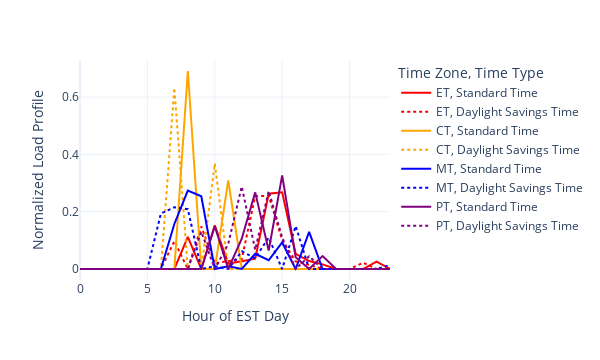

Notebook cell for this chart:
### Code cell
import plotly.express as px

fig = px.line(df, x="hour", y=value_column, color="Time Zone", line_dash="Time Type",
              color_discrete_map={"ET": "red", "CT": "orange", "MT": "blue", "PT": "purple"},
              labels={"value": "Normalized Load Profile", "hour": "Hour of EST Day"},
              #range_y=[0,0.1],
              width=600, template="plotly_white")
fig

### Figure 1 — Plotly figure (JSON) as saved in the notebook; plotly's stock layout.template omitted (floating-point values rounded to 4 significant figures)
{"data": [{"hovertemplate": "Time Zone=ET<br>Time Type=Standard Time<br>Hour of EST Day=%{x}<br>Normalized Load Profile=%{y}<extra></extra>", "legendgroup": "ET, Standard Time", "line": {"color": "red", "dash": "solid"}, "marker": {"symbol": "circle"}, "mode": "lines", "name": "ET, Standard Time", "orientation": "v", "showlegend": true, "type": "scatter", "x": [0, 1, 2, 3, 4, 5, 6, 7, 8, 9, 10, 11, 12, 13, 14, 15, 16, 17, 18, 19, 20, 21, 22, 23], "xaxis": "x", "y": [0, 0, 0, 0, 0, 0, 0, 0, 0.1121, 0, 0.1528, 0.0188, 0.02681, 0.03605, 0.2628, 0.2676, 0.05309, 0.02782, 0.0162, 0, 0, 0, 0.02606, 0], "yaxis": "y"}, {"hovertemplate": "Time Zone=ET<br>Time Type=Daylight Savings Time<br>Hour of EST Day=%{x}<br>Normalized Load Profile=%{y}<extra></extra>", "legendgroup": "ET, Daylight Savings Time", "line": {"color": "red", "dash": "dot"}, "marker": {"symbol": "circle"}, "mode": "lines", "name": "ET, Daylight Savings Time", "orientation": "v", "showlegend": true, "type": "scatter", "x": [0, 1, 2, 3, 4, 5, 6, 7, 8, 9, 10, 11, 12, 13, 14, 15, 16, 17, 18, 19, 20, 21, 22, 23], "xaxis": "x", "y": [0, 0, 0, 0, 0, 0, 0, 0.09729, 0, 0.148, 0.01947, 0.02781, 0.03437, 0.2536, 0.2558, 0.1008, 0.02652, 0.01443, 0, 0, 0, 0.02196, 0, 0], "yaxis": "y"}, {"hovertemplate": "Time Zone=CT<br>Time Type=Standard Time<br>Hour of EST Day=%{x}<br>Normalized Load Profile=%{y}<extra></extra>", "legendgroup": "CT, Standard Time", "line": {"color": "orange", "dash": "solid"}, "marker": {"symbol": "circle"}, "mode": "lines", "name": "CT, Standard Time", "orientation": "v", "showlegend": true, "type": "scatter", "x": [0, 1, 2, 3, 4, 5, 6, 7, 8, 9, 10, 11, 12, 13, 14, 15, 16, 17, 18, 19, 20, 21, 22, 23], "xaxis": "x", "y": [0, 0, 0, 0, 0, 0, 0, 0, 0.691, 0, 0, 0.309, 0, 0, 0, 0, 0, 0, 0, 0, 0, 0, 0, 0], "yaxis": "y"}, {"hovertemplate": "Time Zone=CT<br>Time Type=Daylight Savings Time<br>Hour of EST Day=%{x}<br>Normalized Load Profile=%{y}<extra></extra>", "legendgroup": "CT, Daylight Savings Time", "line": {"color": "orange", "dash": "dot"}, "marker": {"symbol": "circle"}, "mode": "lines", "name": "CT, Daylight Savings Time", "orientation": "v", "showlegend": true, "type": "scatter", "x": [0, 1, 2, 3, 4, 5, 6, 7, 8, 9, 10, 11, 12, 13, 14, 15, 16, 17, 18, 19, 20, 21, 22, 23], "xaxis": "x", "y": [0, 0, 0, 0, 0, 0, 0, 0.6319, 0, 0, 0.3681, 0, 0, 0, 0, 0, 0, 0, 0, 0, 0, 0, 0, 0], "yaxis": "y"}, {"hovertemplate": "Time Zone=MT<br>Time Type=Standard Time<br>Hour of EST Day=%{x}<br>Normalized Load Profile=%{y}<extra></extra>", "legendgroup": "MT, Standard Time", "line": {"color": "blue", "dash": "solid"}, "marker": {"symbol": "circle"}, "mode": "lines", "name": "MT, Standard Time", "orientation": "v", "showlegend": true, "type": "scatter", "x": [0, 1, 2, 3, 4, 5, 6, 7, 8, 9, 10, 11, 12, 13, 14, 15, 16, 17, 18, 19, 20, 21, 22, 23], "xaxis": "x", "y": [0, 0, 0, 0, 0, 0, 0, 0.1572, 0.2737, 0.254, 0, 0.009292, 0, 0.05297, 0.03052, 0.09266, 0, 0.1297, 0, 0, 0, 0, 0, 0], "yaxis": "y"}, {"hovertemplate": "Time Zone=MT<br>Time Type=Daylight Savings Time<br>Hour of EST Day=%{x}<br>Normalized Load Profile=%{y}<extra></extra>", "legendgroup": "MT, Daylight Savings Time", "line": {"color": "blue", "dash": "dot"}, "marker": {"symbol": "circle"}, "mode": "lines", "name": "MT, Daylight Savings Time", "orientation": "v", "showlegend": true, "type": "scatter", "x": [0, 1, 2, 3, 4, 5, 6, 7, 8, 9, 10, 11, 12, 13, 14, 15, 16, 17, 18, 19, 20, 21, 22, 23], "xaxis": "x", "y": [0, 0, 0, 0, 0, 0, 0.1934, 0.2158, 0.2087, 0, 0.009655, 0, 0.06155, 0.03756, 0.1098, 0, 0.1498, 0, 0, 0, 0, 0, 0, 0.01371], "yaxis": "y"}, {"hovertemplate": "Time Zone=PT<br>Time Type=Standard Time<br>Hour of EST Day=%{x}<br>Normalized Load Profile=%{y}<extra></extra>", "legendgroup": "PT, Standard Time", "line": {"color": "purple", "dash": "solid"}, "marker": {"symbol": "circle"}, "mode": "lines", "name": "PT, Standard Time", "orientation": "v", "showlegend": true, "type": "scatter", "x": [0, 1, 2, 3, 4, 5, 6, 7, 8, 9, 10, 11, 12, 13, 14, 15, 16, 17, 18, 19, 20, 21, 22, 23], "xaxis": "x", "y": [0, 0, 0, 0, 0, 0, 0, 0, 0, 0, 0.1489, 0, 0.1057, 0.2674, 0.06436, 0.3269, 0.04134, 0, 0.04531, 0, 0, 0, 0, 0], "yaxis": "y"}, {"hovertemplate": "Time Zone=PT<br>Time Type=Daylight Savings Time<br>Hour of EST Day=%{x}<br>Normalized Load Profile=%{y}<extra></extra>", "legendgroup": "PT, Daylight Savings Time", "line": {"color": "purple", "dash": "dot"}, "marker": {"symbol": "circle"}, "mode": "lines", "name": "PT, Daylight Savings Time", "orientation": "v", "showlegend": true, "type": "scatter", "x": [0, 1, 2, 3, 4, 5, 6, 7, 8, 9, 10, 11, 12, 13, 14, 15, 16, 17, 18, 19, 20, 21, 22, 23], "xaxis": "x", "y": [0, 0, 0, 0, 0, 0, 0, 0, 0, 0.1302, 0, 0.08804, 0.2879, 0.06681, 0.2723, 0.1104, 0, 0.04444, 0, 0, 0, 0, 0, 0], "yaxis": "y"}], "layout": {"height": 360, "legend": {"title": {"text": "Time Zone, Time Type"}, "tracegroupgap": 0}, "margin": {"t": 60}, "width": 600, "xaxis": {"anchor": "y", "autorange": true, "domain": [0, 1], "range": [0, 23], "title": {"text": "Hour of EST Day"}, "type": "linear"}, "yaxis": {"anchor": "x", "autorange": true, "domain": [0, 1], "range": [-0.03839, 0.7294], "title": {"text": "Normalized Load Profile"}, "type": "linear"}}}
